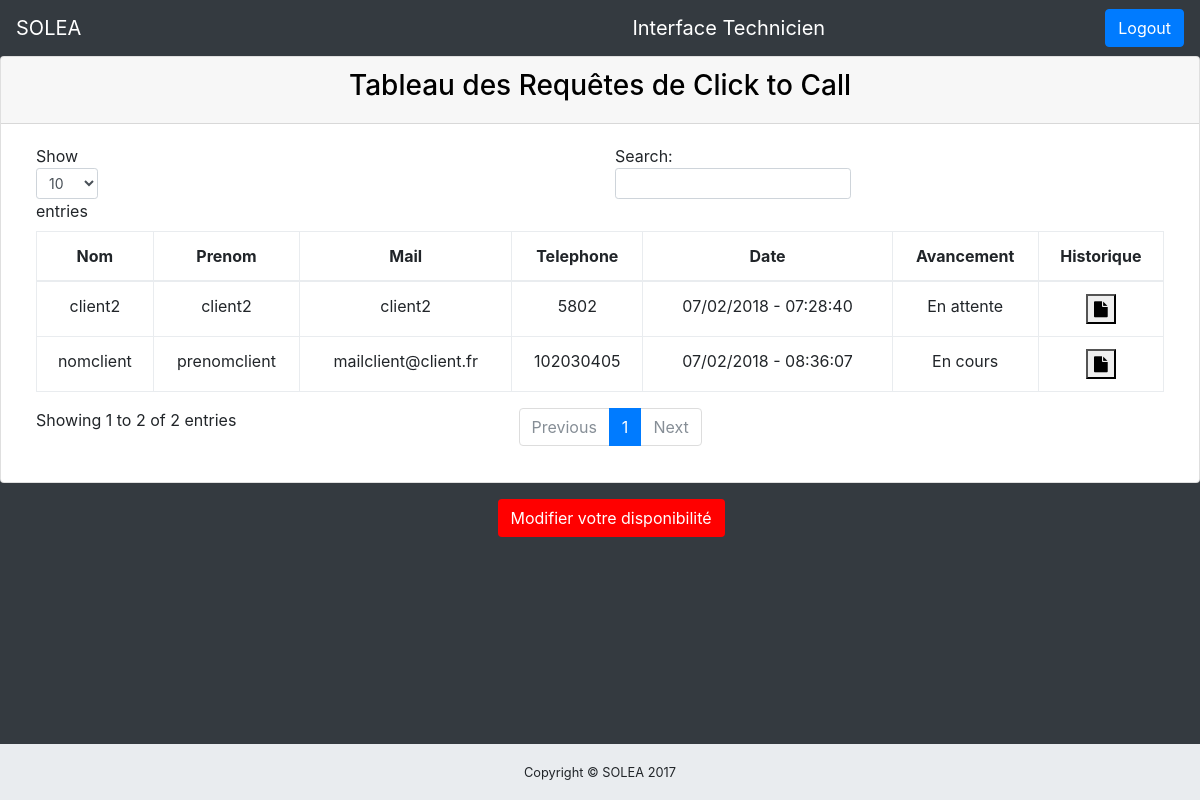
Before: / (signed in) with the older database file.
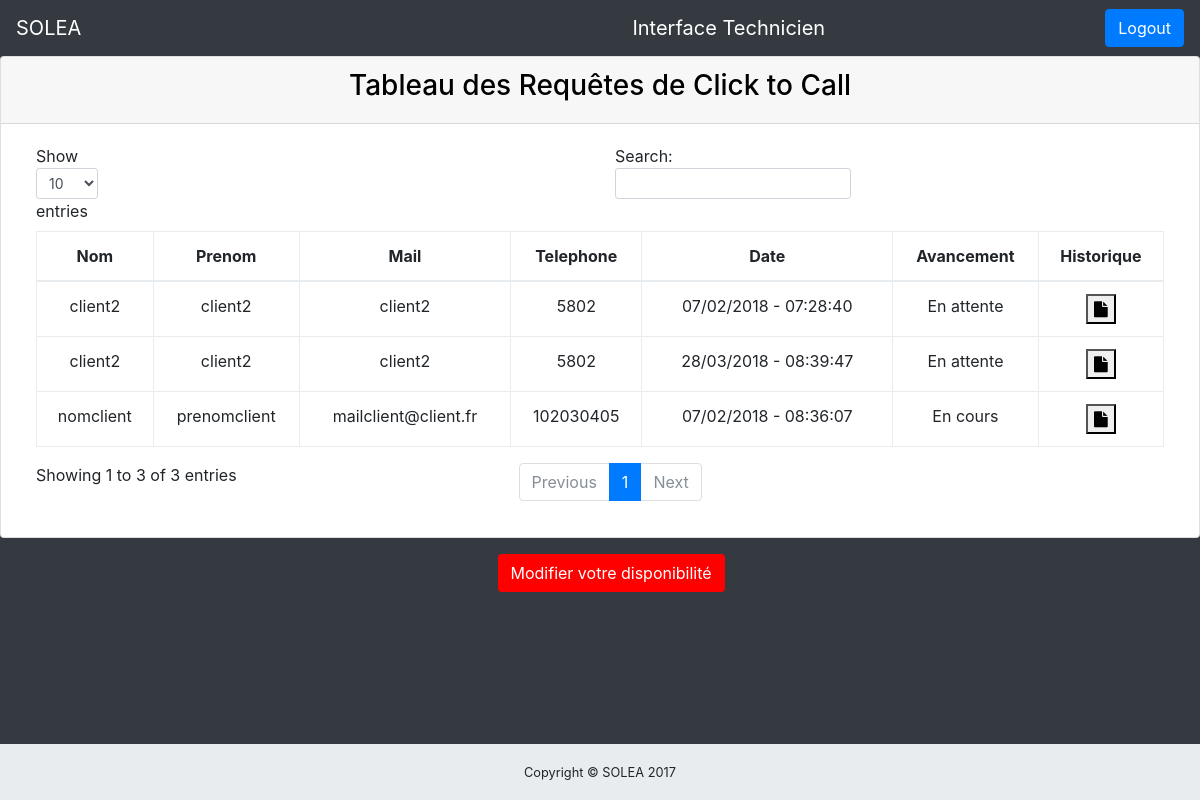
After: the same page with the newer database file.
### tables this page shows
CREATE TABLE `ctc_request` (
  `id` int(10) NOT NULL,
  `user_id` int(5) NOT NULL,
  `dates` varchar(50) NOT NULL,
  `etat` int(2) NOT NULL,
  `Commentaire` text
);

CREATE TABLE `users` (
  `id` int(10) NOT NULL,
  `login` varchar(50) NOT NULL,
  `password` varchar(100) NOT NULL,
  `nom` varchar(50) NOT NULL,
  `prenom` varchar(50) NOT NULL,
  `mail` varchar(50) NOT NULL,
  `telephone` varchar(15) NOT NULL,
  `rang` int(1) NOT NULL DEFAULT '0'
);

CREATE TABLE `worktime` (
  `id` int(10) NOT NULL,
  `id_technicien` int(10) NOT NULL,
  `nom_technicien` text NOT NULL,
  `prenom_technicien` text NOT NULL,
  `timer` int(10) DEFAULT '0',
  `etat_disponible` int(2) DEFAULT '1'
);

### index.php (the view, shortened to what this page needs)
<?php
require 'pdo.php';
$bdd = new PDO('mysql:host=' . $PARAM_hote . ';dbname=' . $PARAM_nom_bd . ';charset=utf8', $PARAM_utilisateur, $PARAM_mot_passe);
include "include/head.php";
?>
<body class="fixed-nav sticky-footer bg-dark" id="page-top">
  <?php
echo "<div class='card mb-3'>
		<div class='card-header'>
		<h3 style='text-align:center; color:black;'>Tableau des Requêtes de Click to Call</h1>
		</div>
		<div class='card-body'>
		  <div class='table-responsive'>
			<table class='table table-bordered' id='dataTable' width='100%' cellspacing='0'  style='text-align:center;'>
			  <thead>
				<tr>
				  <th>Nom</th>
				  <th>Prenom</th>
				  <th>Mail</th>
				  <th>Telephone</th>
				  <th>Date</th>
				  <th>Avancement</th>
				  <th>Historique</th>
				</tr>
			  </thead>
			  <tbody>";
$requete = 'SELECT * FROM ctc_request WHERE etat=0 or etat=1';
$req = $bdd->query($requete);
while ($row = $req->fetch()) {
    $user = 'SELECT * FROM users WHERE id="' . $row["user_id"] . '"';
    $userboard = $bdd->query($user);
    $line = $userboard->fetch();
    ?>
	<td><?php echo $line['nom'] ?></td>
	<td><?php echo $line['prenom'] ?></td>
	<td><?php echo $line['mail'] ?></td>
	<td><?php echo $line['telephone'] ?></td>
	<td><?php echo $row['dates'] ?></td>
	<td><?php
	if ($row['etat'] == 0) {
        echo 'En attente';
    } elseif ($row['etat'] == 1) {
        echo 'En cours';
    } else {
        echo 'Terminé';}?></td>
				<td>
				<form method="post" action="historique.php">
				<button type="submit"><i class="fa fa-file" aria-hidden="true"></i></button>
				</form>
				</td>
			  <?php }?>
			  </tbody>
			</table>
		  </div>
		</div>
	  </div>
<?php
include "include/foot.php";
?>
	<div class="row">
		<div class="col-md-5">
		</div>
		<div class="col-md-2">
		<?php
			$old_dispo_requete = 'SELECT * FROM worktime WHERE id_technicien="'.$_SESSION["id"].'"';
			$old_dispo_intab = $bdd->query($old_dispo_requete);
			$tech_info = $old_dispo_intab->fetch();
			$old_dispo = $tech_info['etat_disponible'];
			if($old_dispo==1){
				$old_color ="red";
			}
		?>
		<form method="post" action="index.php"   onsubmit='setTimeout(function(){window.location.reload();},10)'>
		<button type=submit name="bouton_dispo" class="btn btn-default" style="float:left;position:absolute;top:0;left:0;color:white;background:<?php echo $old_color ?>;">Modifier votre disponibilité</button>
		</form>
		<?php
		echo $old_dispo;
		?>
		</div>
		<div class="col-md-5">
		</div>
	</div>
</body>
</html>

### include/head.php (shortened to what this page needs)
<!DOCTYPE html>
<html lang="fr">
<head>
  <link href="vendor/bootstrap/css/bootstrap.min.css" rel="stylesheet">
  <link href="vendor/font-awesome/css/font-awesome.min.css" rel="stylesheet" type="text/css">
  <link href="css/sb-admin.css" rel="stylesheet">
</head>
<body class="fixed-nav sticky-footer bg-dark" id="page-top">
  <nav class="navbar navbar-expand-lg navbar-dark bg-dark fixed-top" id="mainNav">
    <a class="navbar-brand" href="index.php">SOLEA</a>
	<?php
	if(!empty($_SESSION["login"])){
		if($_SESSION["rang"]==0){
			echo "<a class='navbar-brand' href='client.php' style='margin-left:30%;'>Interface Client</a>";
		}
		else if($_SESSION["rang"]==1){
			echo "<a class='navbar-brand' href='index.php' style='margin-left:30%;'>Interface Technicien</a>";
		}
	}
	else{
		echo "";
	}
		?>
    <div class="collapse navbar-collapse" id="navbarResponsive">
      <ul class="navbar-nav ml-auto">
            <li class="nav-item">
			<?php
			if(!empty($_SESSION['login'])){
				 echo"<form method='post'><button class='btn btn-primary btn-block' name='deconnexion'>Logout</button></form>";
				 }
			?>
        </li>
      </ul>
    </div>
  </nav>

### include/foot.php (shortened to what this page needs)
<footer class="sticky-footer" style=width:100%;>
      <div class="container">
        <div class="text-center">
          <small>Copyright © SOLEA 2017</small>
        </div>
      </div>
    </footer>

### css/sb-admin.css (style rules this page uses)
html { position: relative; min-height: 100%; }
body { overflow-x: hidden; }
body.sticky-footer { margin-bottom: 56px; }
body.fixed-nav { padding-top: 56px; }
th { cursor: pointer; }
a:link { cursor: pointer; }
button { cursor: pointer; }
#mainNav .navbar-collapse { overflow: auto; max-height: 75vh; }
@media (min-width: 992px) { #mainNav .navbar-brand { width: 250px; } }
@media (min-width: 992px) { #mainNav .navbar-collapse { overflow: visible; max-height: none; } }
footer.sticky-footer { position: absolute; right: 0; bottom: 0; width: 100%; height: 56px; background-color: #e9ecef; line-height: 55px; }
@media (min-width: 992px) { footer.sticky-footer { width: calc(100% - 250px); } }

Changed rows visible on the page:
added ctc_request: user.nom "client2", user.prenom "client2", user.mail "client2", user.telephone "5802", dates "28/03/2018 - 08:39:47", etat "En attente"
Other visible differences:
text written by a page script: "Show entries Search: Showing 1 to 2 of 2 entries Previous 1 Next" → "Show entries Search: Showing 1 to 3 of 3 entries Previous 1 Next"
